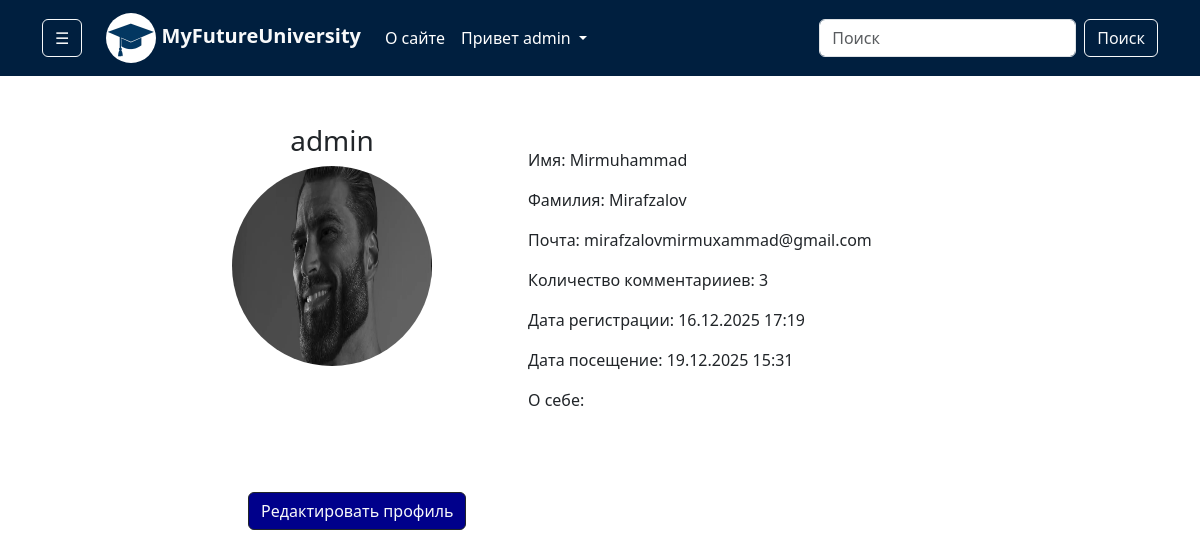
/profile/1/ (signed in), run on the app's committed database.
### MyFutureUni/models.py (models this page shows, shortened)
class ProfileUser(models.Model):
    user = models.OneToOneField(User, on_delete=models.CASCADE, verbose_name='Пользователь')
    photo = models.ImageField(upload_to='profile/', verbose_name='Фото профиля', null=True, blank=True)
    is_online = models.BooleanField(default=False, verbose_name='Статус профиля')
    about = models.CharField(max_length=250, verbose_name='О себе', null=True, blank=True)
    def get_photo(self):
        if self.photo:
            return self.photo.url
        else:
            return 'https://i.pinimg.com/originals/69/1b/66/691b66ef334e2c8a96ec9a76cd4589b1.jpg'
    def count_comment(self):
        if self.user.comment_set.all():
            return self.user.comment_set.all().count()
        else:
            return 0
    class Meta:
        verbose_name = 'Профиль'
        verbose_name_plural = 'Профили'

class Comment(models.Model):
    text = models.CharField(max_length=300, verbose_name='Текст комментария')
    university = models.ForeignKey(University, on_delete=models.CASCADE, verbose_name='Университет')
    author = models.ForeignKey(User, on_delete=models.CASCADE, verbose_name='Автор')
    created_at = models.DateTimeField(auto_now_add=True, verbose_name='Дата добавления')
    updated_at = models.DateTimeField(auto_now=True, verbose_name='Дата изменение')
    class Meta:
        verbose_name = 'Комментарий'
        verbose_name_plural = 'Комментарии'

### MyFutureUni/views.py (the view)
# urls.py: path('profile/<int:pk>/', profile_user, name='profile'),
def profile_user(request, pk):
    if request.user.is_authenticated:
        try:
            profile = ProfileUser.objects.get(user=pk)
            context = {
                'title': f'Профиль {profile.user.username}',
                'profile': profile,
                'account_form': EditAccountForm(instance=request.user),
                'profile_form': EditProfileUserForm(instance=request.user.profileuser)
            }
            return render(request, 'MyFutureUni/profile.html', context)
        except:
            return redirect('main')
    else:
        return redirect('login')

### MyFutureUni/forms.py
class EditAccountForm(forms.ModelForm):
    first_name = forms.CharField(label='Ваше имя', widget=forms.TextInput(attrs={
        'class': 'form-control'
    }))
    last_name = forms.CharField(label='Ваша фамилия', widget=forms.TextInput(attrs={
        'class': 'form-control'
    }))
    email = forms.EmailField(label='Ваша почта', widget=forms.EmailInput(attrs={
        'class': 'form-control'
    }))
    username = UsernameField(label='Придумайте логин', widget=forms.TextInput(attrs={
        'class': 'form-control'
    }))
    old_password = forms.CharField(required=False, label='Текущий пароль', widget=forms.PasswordInput(attrs={
        'class': 'form-control'
    }))
    new_password = forms.CharField(required=False, min_length=8, label='Новый пароль', widget=forms.PasswordInput(attrs={
        'class': 'form-control'
    }))
    new_password2 = forms.CharField(required=False, min_length=8, label='Подтвердить пароль', widget=forms.PasswordInput(attrs={
        'class': 'form-control'
    }))
    class Meta:
        model = User
        fields = ('first_name', 'last_name', 'email', 'username',
                  'old_password', 'new_password', 'new_password2')

class EditProfileUserForm(forms.ModelForm):
    about = forms.CharField(label='О себе', required=False, max_length=300, widget=forms.Textarea(attrs={
        'class': 'form-control'
    }))
    photo = forms.ImageField(label='Фото', required=False, widget=forms.FileInput(attrs={
        'class': 'form-control'
    }))
    class Meta:
        model = ProfileUser
        fields = ('photo', 'about')

### MyFutureUni/templatetags/university_tags.py (called while the page is built)
@register.simple_tag()
def get_categories():
    categories = CategoryUni.objects.all()
    return categories

@register.simple_tag()
def get_faculties():
    faculties = Faculty.objects.all()
    return faculties

### MyFutureUni/templates/MyFutureUni/profile.html (shortened to what this page needs)
{% extends 'base.html' %}
{% block main %}
<div class="d-flex justify-content-center col-12 py-5 px-5">
    <div class="col-8">
        <div class="d-flex profile_info text-dark">
            <div class="profile_photo text-center">
                <h3>{{ profile.user.username }}</h3>
                <img src="{{ profile.get_photo }}" alt="" height="200" width="200" class="rounded-circle">
            </div>
            <div class="text-dark mx-5 px-5 profile_detail">
                <div class="info d-flex flex-column mt-4">
                    <p>Имя: {{ profile.user.first_name }}</p>
                    <p>Фамилия: {{ profile.user.last_name }}</p>
                    <p>Почта: {{ profile.user.email }}</p>
                    <p>Количество комментарииев: {{ profile.count_comment }}</p>
                    <p>Дата регистрации: {{ profile.user.date_joined|date:"d.m.Y H:i" }}</p>
                    <p>Дата посещение: {{ profile.user.last_login|date:"d.m.Y H:i" }}</p>
                    <p>О себе: {% if profile.about %} {{ profile.about }} {% endif %}</p>
                </div>
            </div>
        </div>
        <div class="change_profile my-5 p-3">
            <p>
                <button class="btn btn__des border-dark text-light" style="background-color: darkblue;" type="button" data-bs-toggle="collapse"
                        data-bs-target="#collapseExample" aria-expanded="false" aria-controls="collapseExample">
                    Редактировать профиль
                </button>
            </p>
        </div>
    </div>
</div>
{% endblock main %}

### base_templates/base.html (shortened to what this page needs)
{% load static %}
<!doctype html>
<html lang="en">
<head>
    <link href="https://cdn.jsdelivr.net/npm/bootstrap@5.3.3/dist/css/bootstrap.min.css" rel="stylesheet"
>
    <link rel="stylesheet" href="https://cdn.jsdelivr.net/npm/bootstrap-icons@1.11.1/font/bootstrap-icons.css">
        <link rel="stylesheet" href="{% static 'css/style.css' %}">
</head>
<body>
<nav class="navbar navbar-expand-lg navbar-dark">
    <div class="container">
        <button class="btn btn-outline-light me-4"
                type="button"
                data-bs-toggle="offcanvas"
                data-bs-target="#offcanvasWithBothOptions"
                aria-controls="offcanvasWithBothOptions">
            ☰
        </button>
        <a class="navbar-brand fw-bold text-light" href="{% url 'main' %}">
            <img src="{% static 'images/logo.webp' %}" alt="" width="50" height="50" class="rounded-circle"> MyFutureUniversity</a>
        <div class="collapse navbar-collapse" id="navbarSupportedContent">
            <ul class="navbar-nav me-auto mb-2 mb-lg-0">
                <li class="nav-item">
                    <a class="nav-link active" aria-current="page" href="{% url 'about' %}">О сайте</a>
                </li>
                {% if request.user.is_authenticated %}
                <li class="nav-item dropdown">
                    <a class="nav-link dropdown-toggle active" href="#" role="button" data-bs-toggle="dropdown"
                       aria-expanded="false">
                        Привет {{ request.user.username }}
                    </a>
                </li>
                {% else %}
                <li class="nav-item">
                    <a class="nav-link active" href="{% url 'login' %}">Вход/Регистрация</a>
                </li>
                {% endif %}
            </ul>
            <form class="d-flex" role="search" method="get" action="{% url 'search' %}">
                <input name="q" class="form-control me-2" type="search" placeholder="Поиск" aria-label="Поиск">
                <button class="btn btn-outline-light" type="submit">Поиск</button>
            </form>
        </div>
    </div>
</nav>
{% load university_tags %}
            {% get_categories as categories %}
<main class="main">
    {% block main %}
    {% endblock main %}
</main>
</body>
</html>

### MyFutureUni/static/css/style.css (style rules this page uses)
.navbar { background-color: #001f3f; }

### data on the page
ProfileUser: user.username "admin", get_photo (picture), user.first_name "Mirmuhammad", user.last_name "Mirafzalov", user.email "mirafzalovmirmuxammad@gmail.com", count_comment "3", user.date_joined "16.12.2025 17:19", user.last_login "19.12.2025 15:31"

### other printed values
{{ request.user.username }} "admin"
